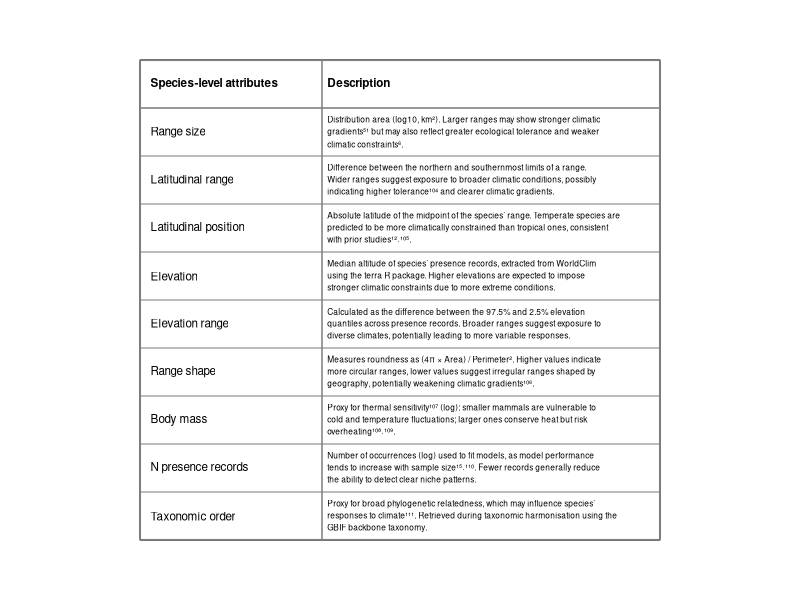

R code for this plot:
#set margin parametres for the plot
par(mar=c(3,7,3,7))

#make the empty plot
plot(1, type = "n", xlab = "", ylab = "", xlim = c(0, 10), ylim = c(0, 10),
     xaxs = "i", yaxs = "i", axes = F, frame.plot = TRUE)

#make lines creating a table (cols)
lines(c(0, 0), c(0, 10), lwd = 2, col = '#808080')
lines(c(3.5, 3.5), c(0, 10), lwd = 1.5, col = '#808080')
lines(c(10, 10), c(0, 10), lwd = 2,, col = '#808080')

#make lines creating a table (rows)
lines(c(0, 10), c(0, 0), lwd = 2,, col = '#808080')
lines(c(0, 10), c(10/10, 10/10), col = '#808080')
lines(c(0, 10), c(10/10 *2, 10/10 *2), col = '#808080')
lines(c(0, 10), c(10/10 *3, 10/10 *3), col = '#808080')
lines(c(0, 10), c(10/10 *4, 10/10 *4), col = '#808080')
lines(c(0, 10), c(10/10 *5, 10/10 *5), col = '#808080')
lines(c(0, 10), c(10/10 *6, 10/10 *6), col = '#808080')
lines(c(0, 10), c(10/10 *7, 10/10 *7), col = '#808080')
lines(c(0, 10), c(10/10 *8, 10/10 *8), col = '#808080')
lines(c(0, 10), c(10/10 *9, 10/10 *9), lwd = 1.5, col = '#808080')
lines(c(0, 10), c(10, 10), lwd = 2, col = '#808080')

#define sizes
cex_att <- 0.7
cex_desc <- 0.5
cex_tit <- 0.7

#add text to the table
text(0.2, 0.5, 'Taxonomic order', cex = cex_att, adj = 0)
text(0.2, 10/10 + 0.5, 'N presence records', cex = cex_att, adj = 0)
text(0.2, (10/10 * 2) + 0.5, 'Body mass', cex = cex_att, adj = 0)
text(0.2, (10/10 * 3) + 0.5, 'Range shape', cex = cex_att, adj = 0)
text(0.2, (10/10 * 4) + 0.5, 'Elevation range', cex = cex_att, adj = 0)
text(0.2, (10/10 * 5) + 0.5, 'Elevation', cex = cex_att, adj = 0)
text(0.2, (10/10 * 6) + 0.5, 'Latitudinal position', cex = cex_att, adj = 0)
text(0.2, (10/10 * 7) + 0.5, 'Latitudinal range', cex = cex_att, adj = 0)
text(0.2, (10/10 * 8) + 0.5, 'Range size', cex = cex_att, adj = 0)
text(0.2, (10/10 * 9) + 0.5, 'Species-level attributes', cex = cex_tit, adj = 0, font = 2)



'Proxy for broad phylogenetic relatedness, which may influence species’ responses to climate (Burns and Strauss 2011). Retrieved during taxonomic harmonisation using the GBIF backbone taxonomy.'

# 'Burns and Strauss 2011' 111

text(3.6, 0.75, 'Proxy for broad phylogenetic relatedness, which may influence species’',
     cex = cex_desc, adj = 0)
text(3.6, 0.5, 'responses to climate¹¹¹. Retrieved during taxonomic harmonisation using the',
     cex = cex_desc, adj = 0)
text(3.6, 0.25, 'GBIF backbone taxonomy.',
     cex = cex_desc, adj = 0)


'Number of occurrences used to fit models (log), as model performance tends to increase with sample size (Guisan et al. 2017; Moudrý et al. 2024). Fewer records generally reduce the ability to detect clear niche patterns.'

# 'Guisan et al. 2017' 15
# 'Moudrý et al. 2024' 110

text(3.6, 10/10 + 0.75, 'Number of occurrences (log) used to fit models, as model performance', cex = cex_desc, adj = 0)
text(3.6, 10/10 + 0.5, 'tends to increase with sample size¹⁵˒¹¹⁰. Fewer records generally reduce ', cex = cex_desc, adj = 0)
text(3.6, 10/10 + 0.25, 'the ability to detect clear niche patterns.',
     cex = cex_desc, adj = 0)


"Proxy for thermal sensitivity (log) (Soria et al. 2021): smaller mammals are vulnerable to cold and temperature fluctuations; larger ones conserve heat but risk overheating (Pacifici et al. 2017; Spence and Tingley 2020)."

# 'Soria et al. 2021' 107
# 'Pacifici et al. 2017' 108
# 'Spence and Tingley 2020' 109

text(3.6, (10/10 * 2) + 0.75, expression('Proxy for thermal sensitivity¹⁰⁷ (log): smaller mammals are vulnerable to'),
     cex = cex_desc, adj = 0)
text(3.6, (10/10 * 2) + 0.5, 'cold and temperature fluctuations; larger ones conserve heat but risk', cex = cex_desc, adj = 0)
text(3.6, (10/10 * 2) + 0.25, expression('overheating¹⁰⁸˒¹⁰⁹.'), cex = cex_desc, adj = 0)


'Measures roundness as (4π × Area) / Perimeter². Higher values indicate more circular ranges, lower values suggest irregular ranges shaped by geography, potentially weakening climatic gradients^106.'

# 'Csergő et al. 2020' 106

text(3.6, (10/10 * 3) + 0.75, 'Measures roundness as (4π × Area) / Perimeter². Higher values indicate', cex = cex_desc, adj = 0)
text(3.6, (10/10 * 3) + 0.5, 'more circular ranges, lower values suggest irregular ranges shaped by', cex = cex_desc, adj = 0)
text(3.6, (10/10 * 3) + 0.25, 'geography, potentially weakening climatic gradients¹⁰⁶.', cex = cex_desc, adj = 0)


'Calculated as the difference between the 97.5% and 2.5% elevation quantiles across presence records. Broader ranges suggest exposure to diverse climates, potentially leading to more variable responses.'


text(3.6, (10/10 * 4) + 0.75, 'Calculated as the difference between the 97.5% and 2.5% elevation', cex = cex_desc, adj = 0)
text(3.6, (10/10 * 4) + 0.5, 'quantiles across presence records. Broader ranges suggest exposure to', cex = cex_desc, adj = 0)
text(3.6, (10/10 * 4) + 0.25, 'diverse climates, potentially leading to more variable responses.', cex = cex_desc, adj = 0)


'Median altitude of species’ presence records, extracted from WorldClim using the terra R package. Higher elevations are expected to impose stronger climatic constraints due to more extreme conditions.'

text(3.6, (10/10 * 5) + 0.75, 'Median altitude of species’ presence records, extracted from WorldClim', cex = cex_desc, adj = 0)
text(3.6, (10/10 * 5) + 0.5, 'using the terra R package. Higher elevations are expected to impose', cex = cex_desc, adj = 0)
text(3.6, (10/10 * 5) + 0.25, 'stronger climatic constraints due to more extreme conditions.', cex = cex_desc, adj = 0)


'Absolute latitude of the midpoint of the species’ range. Temperate species are predicted to be more climatically constrained than tropical ones, consistent with prior studies^12,105'

# 'Addo-Bediako 2020' 12
# 'Percino-Daniel 2021' 105

text(3.6, (10/10 * 6) + 0.75, 'Absolute latitude of the midpoint of the species’ range. Temperate species are', cex = cex_desc, adj = 0)
text(3.6, (10/10 * 6) + 0.5, 'predicted to be more climatically constrained than tropical ones, consistent', cex = cex_desc, adj = 0)
text(3.6, (10/10 * 6) + 0.25, 'with prior studies¹²˒¹⁰⁵.', cex = cex_desc, adj = 0)


'Difference between the northern and southernmost limits of a species range. Wider ranges suggest exposure to broader climatic conditions, potentially indicating greater ecological tolerance^104 and clearer climatic gradients.'

# 'Stevens 1989' 104

text(3.6, (10/10 * 7) + 0.75, 'Difference between the northern and southernmost limits of a range.', cex = cex_desc, adj = 0)
text(3.6, (10/10 * 7) + 0.5, 'Wider ranges suggest exposure to broader climatic conditions, possibly', cex = cex_desc, adj = 0)
text(3.6, (10/10 * 7) + 0.25, 'indicating higher tolerance¹⁰⁴ and clearer climatic gradients.', cex = cex_desc, adj = 0)



'Distribution area (log10, km²). Larger ranges may show stronger climatic gradients^51 but may also reflect greater ecological tolerance and weaker climatic constraints^6.'

# 'Yancovitch-Shalom 2020' 51
# 'Davies 2009' 6

text(3.6, (10/10 * 8) + 0.75, 'Distribution area (log10, km²). Larger ranges may show stronger climatic', cex = cex_desc, adj = 0)
text(3.6, (10/10 * 8) + 0.5, 'gradients⁵¹ but may also reflect greater ecological tolerance and weaker', cex = cex_desc, adj = 0)
text(3.6, (10/10 * 8) + 0.25, 'climatic constraints⁶.', cex = cex_desc, adj = 0)

text(3.6, (10/10 * 9) + 0.5, 'Description', cex = cex_tit, adj = 0, font = 2)

#save PDF landscape 5 x 7.2 in
